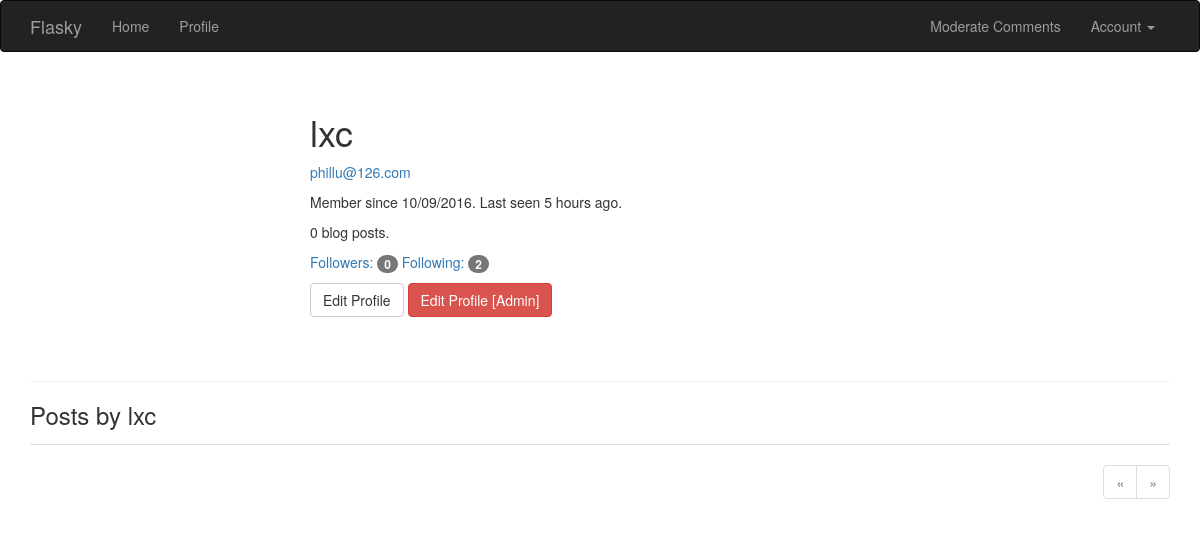
/user/lxc (signed in), run on an earlier commit of the app's database.
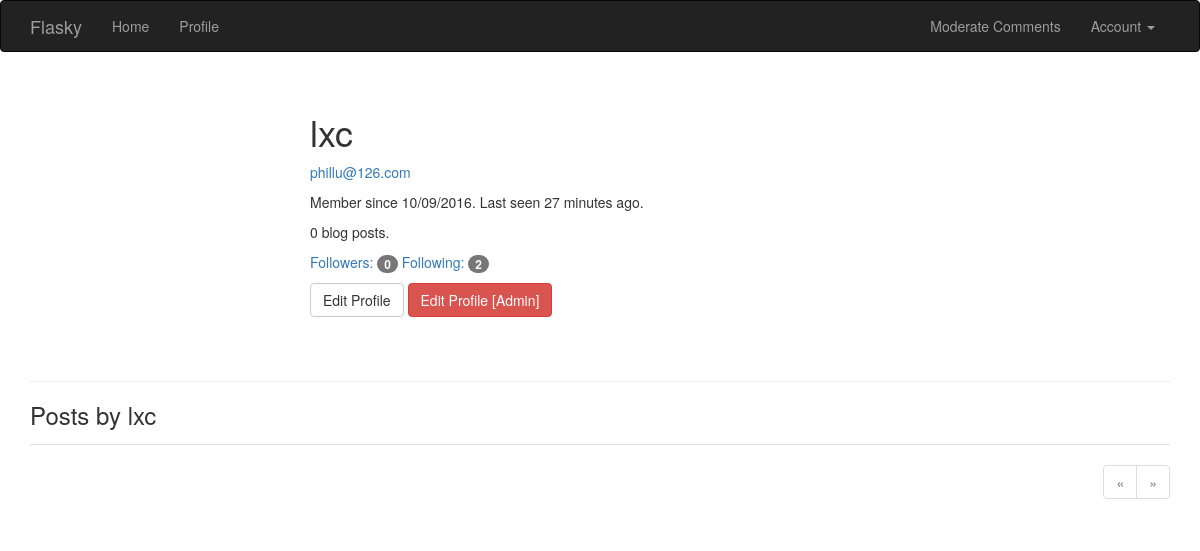
And on a later commit of the database.
### app/models.py (models this page shows, shortened)
class User(UserMixin, db.Model):
    __tablename__ = 'users'
    id = db.Column(db.Integer, primary_key=True)
    username = db.Column(db.String(64), unique=True, index=True)
    email = db.Column(db.String(64), unique=True, index=True)
    role_id = db.Column(db.Integer, db.ForeignKey('roles.id'))
    password_hash = db.Column(db.String(128))
    confirmed = db.Column(db.Boolean, default=False)
    name = db.Column(db.String(64))
    location = db.Column(db.String(64))
    about_me = db.Column(db.Text)
    member_since = db.Column(db.DateTime(), default=datetime.utcnow)
    last_seen = db.Column(db.DateTime(), default=datetime.utcnow)
    posts = db.relationship('Post', backref='author', lazy='dynamic')
    followed = db.relationship('Follow',
                               foreign_keys=[Follow.follower_id],
                               backref=db.backref('follower', lazy='joined'),
                               lazy='dynamic',
                               cascade='all, delete-orphan')
    followers = db.relationship('Follow',
                                foreign_keys=[Follow.followed_id],
                                backref=db.backref('followed', lazy='joined'),
                                lazy='dynamic',
                                cascade='all, delete-orphan')
    comments = db.relationship('Comment', backref='author', lazy='dynamic')
    def can(self, permissions):
        return self.role is not None and (self.role.permissions & permissions) == permissions
    def is_administrator(self):
        return self.can(Permission.ADMINISTER)
    @property
    def password(self):
        raise AttributeError('password is not a readable attribute')
    def ping(self):
        self.last_seen = datetime.utcnow()
        db.session.add(self)

### app/main/views.py (the view)
@main.route('/user/<username>')
def user(username):
    user = User.query.filter_by(username=username).first()
    if user is None:
        abort(404)
    page = request.args.get('page', 1, type=int)
    pagination = user.posts.order_by(Post.timestamp.desc()).paginate(
        page, per_page=current_app.config['FLASKY_POSTS_PER_PAGE'],
        error_out=False)
    posts = pagination.items
    return render_template('user.html', user=user, posts=posts,
                           pagination=pagination)

### app/auth/views.py (called while the page is built)
@auth.before_app_request
def before_request():
    if current_user.is_authenticated:
        current_user.ping()
        if not current_user.confirmed \
                and request.endpoint[:5] != 'auth.' \
                and request.endpoint != 'static':
            return redirect(url_for('auth.unconfirmed'))

### app/main/__init__.py (called while the page is built)
@main.app_context_processor
def inject_permissions():
    return dict(Permission=Permission)

### app/models.py (called while the page is built)
@login_manager.user_loader
def load_user(user_id):
    return User.query.get(int(user_id))

### app/templates/user.html (shortened to what this page needs)
{% extends "base.html" %}
{% import "_macros.html" as macros %}
{% block page_content %}
<div class="page-header">
    <div class="profile-header">
        <h1>{{ user.username }}</h1>
        {% if current_user.is_administrator() %}
        <p><a href="mailto:{{ user.email }}">{{ user.email }}</a></p>
        {% endif %}
        <p>Member since {{ moment(user.member_since).format('L') }}. Last seen {{ moment(user.last_seen).fromNow() }}.</p>
        <p>{{ user.posts.count() }} blog posts.</p>
        <p>
            <a href="{{ url_for('.followers', username=user.username) }}">Followers: <span class="badge">{{ user.followers.count() - 1 }}</span></a>
            <a href="{{ url_for('.followed_by', username=user.username) }}">Following: <span class="badge">{{ user.followed.count() - 1 }}</span></a>
        </p>
        <p>
            {% if user == current_user %}
            <a class="btn btn-default" href="{{ url_for('.edit_profile') }}">Edit Profile</a>
            {% endif %}
            {% if current_user.is_administrator() %}
            <a class="btn btn-danger" href="{{ url_for('.edit_profile_admin', id=user.id) }}">Edit Profile [Admin]</a>
            {% endif %}
        </p>
    </div>
</div>
<h3>Posts by {{ user.username }}</h3>
{% include '_posts.html' %}
{% if pagination %}
<div class="pagination">
    {{ macros.pagination_widget(pagination, '.user', username=user.username) }}
</div>
{% endif %}
{% endblock %}

### app/templates/base.html (shortened to what this page needs)
{% extends "bootstrap/base.html" %}
{% block head %}
{{ super() }}
<link rel="stylesheet" type="text/css" href="{{ url_for('static', filename='styles.css') }}">
{% endblock %}
{% block navbar %}
<div class="navbar navbar-inverse" role="navigation">
    <div class="container">
        <div class="navbar-header">
            <a class="navbar-brand" href="{{ url_for('main.index') }}">Flasky</a>
        </div>
        <div class="navbar-collapse collapse">
            <ul class="nav navbar-nav">
                <li><a href="{{ url_for('main.index') }}">Home</a></li>
                {% if current_user.is_authenticated %}
                <li><a href="{{ url_for('main.user', username=current_user.username) }}">Profile</a></li>
                {% endif %}
            </ul>
            <ul class="nav navbar-nav navbar-right">
                {% if current_user.can(Permission.MODERATE_COMMENTS) %}
                <li><a href="{{ url_for('main.moderate') }}">Moderate Comments</a></li>
                {% endif %}
                {% if current_user.is_authenticated %}
                <li class="dropdown">
                    <a href="#" class="dropdown-toggle" data-toggle="dropdown">
                        Account <b class="caret"></b>
                    </a>
                </li>
                {% else %}
                <li><a href="{{ url_for('auth.login') }}">Log In</a></li>
                {% endif %}
            </ul>
        </div>
    </div>
</div>
{% endblock %}
{% block content %}
<div class="container">
    {% block page_content %}{% endblock %}
</div>
{% endblock %}

### app/templates/_macros.html (shortened to what this page needs)
{% macro pagination_widget(pagination, endpoint) %}
<ul class="pagination">
    <li{% if not pagination.has_prev %} class="disabled"{% endif %}>
        <a href="{% if pagination.has_prev %}{{ url_for(endpoint, page=pagination.prev_num, **kwargs) }}{% else %}#{% endif %}">
            &laquo;
        </a>
    </li>
    <li{% if not pagination.has_next %} class="disabled"{% endif %}>
        <a href="{% if pagination.has_next %}{{ url_for(endpoint, page=pagination.next_num, **kwargs) }}{% else %}#{% endif %}">
            &raquo;
        </a>
    </li>
</ul>
{% endmacro %}

### app/templates/_posts.html (shortened to what this page needs)
<ul class="posts">
</ul>

### app/static/styles.css (style rules this page uses)
.profile-header { min-height: 260px; margin-left: 280px; }
ul.posts { list-style-type: none; padding: 0px; margin: 16px 0px 0px 0px; border-top: 1px solid #e0e0e0; }
div.pagination { width: 100%; text-align: right; padding: 0px; margin: 0px; }

What changed in the data, as far as the page shows it:
changed User "lxc": last_seen "5 hours ago" → "27 minutes ago"
